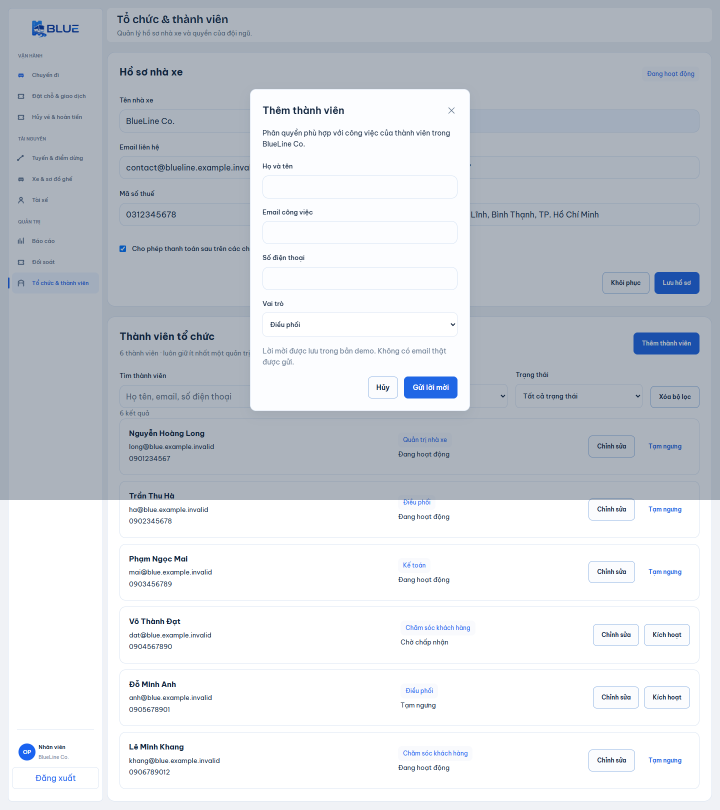
#> input picture docs/implementation/desktop-visual-polish/reviewed/operator-add-member.png, 1440 x 1619 px, given in place of admin-account-viewport.png, which was not available (shown at 1/2 size)
$ python gallery.py
#> lines starting #> are read from the running program, lines starting #| are printed output that depends on the picture
from pathlib import Path
from PIL import Image,ImageDraw
import html,json
root=Path(__file__).parent
sheet=Image.new('RGB',(912,332),'#e5ebf3')
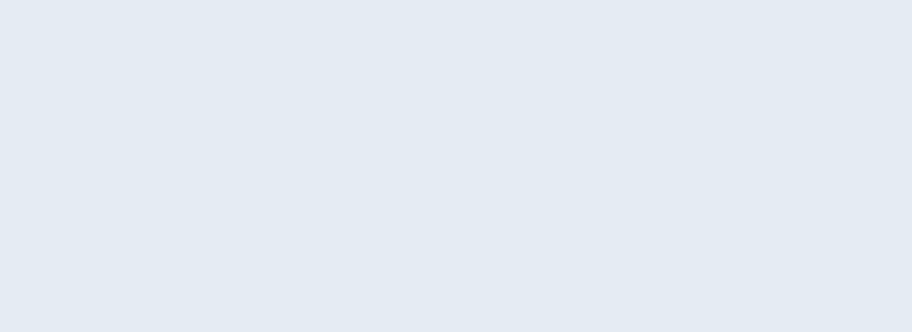
#> sheet: PIL image 912x332 RGB; mean R, G, B 229, 235, 243
d=ImageDraw.Draw(sheet)
for i,(phase,title) in enumerate([('before','Before'),('reviewed','After')]):
    img=Image.open(root/phase/'admin-account-viewport.png').convert('RGB')
#> img is the input picture: PIL image 1440x1619 RGB; mean R, G, B 208.1, 212.7, 219
    crop=img.crop((500,360,940,640))
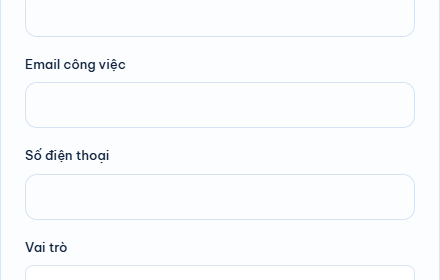
#> crop: PIL image 440x280 RGB; mean R, G, B 249.8, 251.2, 253.6
    sheet.paste(crop,(8+i*456,36));d.text((20+i*456,12),title,fill='#10243e')
#> after `sheet.paste(crop, (8 + i * 456, 36))`:
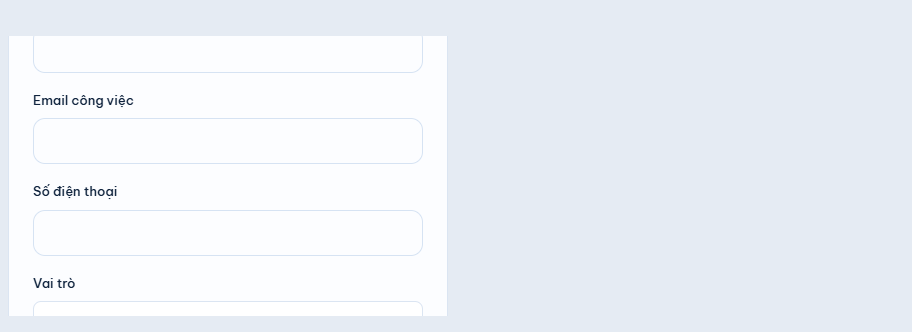
#> sheet: PIL image 912x332 RGB; mean R, G, B 237.5, 241.6, 247.3
#> pass 2 of the loop `for i,(phase,title) in enumerate([('before','Before'),('reviewed','Aft..`:
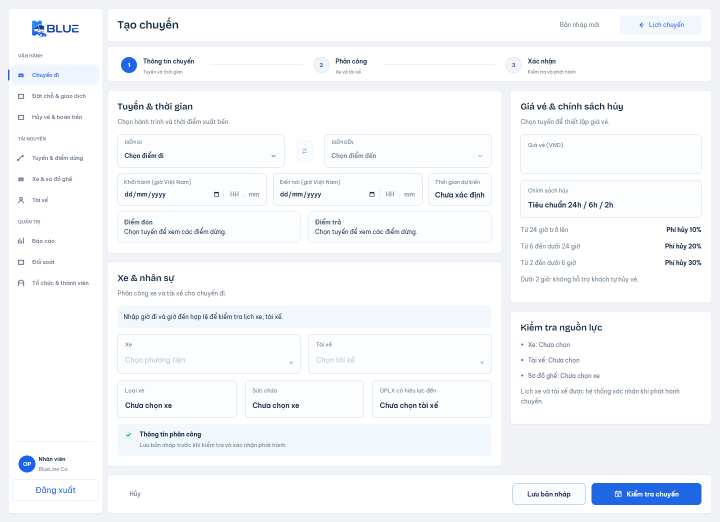
#> input picture docs/implementation/desktop-visual-polish/reviewed/operator-new-trip.png, 1440 x 1043 px, given in place of admin-account-viewport.png, which was not available (shown at 1/2 size)
#> img is the input picture: PIL image 1440x1043 RGB; mean R, G, B 245.8, 247.6, 250.7
#> `crop=img.crop((500,360,940,640))`:
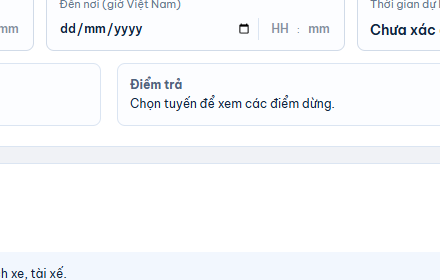
#> crop: PIL image 440x280 RGB; mean R, G, B 247.4, 248.9, 251.2
#> `sheet.paste(crop, (8 + i * 456, 36))`:
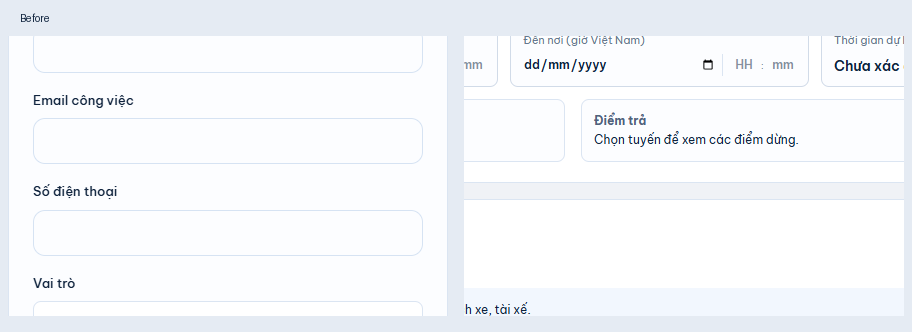
#> sheet: PIL image 912x332 RGB; mean R, G, B 244.9, 247.2, 250.6
sheet.save(root/'account-before-after.png')
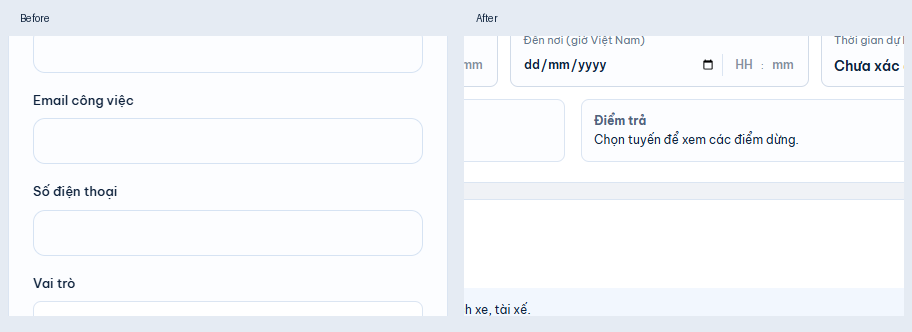
#> saved as account-before-after.png: PIL image 912x332 RGB; mean R, G, B 244.9, 247.2, 250.6
paths=sorted((root/'reviewed').glob('*-viewport.png'))
cards=''.join(f'<article data-group="{p.name.split("-")[0]}"><a href="reviewed/{p.name.replace("-viewport","")}"><img loading="lazy" src="reviewed/{p.name}" alt="{html.escape(p.stem)}"><span>{html.escape(p.stem.replace("-viewport",""))}</span></a></article>' for p in paths)
page='''<!doctype html><html lang="vi"><meta charset="utf-8"><meta name="viewport" content="width=device-width,initial-scale=1"><title>BLUE desktop visual review</title><style>body{font:15px/1.6 system-ui;background:#f2f5fa;color:#10243e;margin:32px}h1{margin-bottom:8px}nav{display:flex;gap:12px;margin:24px 0}button{padding:10px 20px;border:1px solid #c6d7eb;border-radius:8px;background:white;cursor:pointer}main{display:grid;grid-template-columns:repeat(3,minmax(0,1fr));gap:20px}article{background:white;border-radius:12px;overflow:hidden;border:1px solid #d6e0ed}article img{width:100%;display:block}a{color:inherit;text-decoration:none}article span{display:block;padding:12px;font-size:13px}header img{max-width:912px;width:100%;border-radius:12px}@media(max-width:1100px){main{grid-template-columns:repeat(2,minmax(0,1fr))}}</style><header><h1>BLUE · Desktop visual review</h1><p>Ảnh production thật, chụp theo trạng thái. Click để xem ảnh đầy đủ. Các ảnh là bằng chứng rà trực quan, không tự chứng minh độ giống Figma.</p><img src="account-before-after.png" alt="Account dialog before and after"></header><nav><button data-filter="all">Tất cả</button><button data-filter="customer">Customer</button><button data-filter="operator">Operator</button><button data-filter="admin">Admin</button></nav><main>'''+cards+'''</main><script>document.querySelectorAll('button[data-filter]').forEach(b=>b.onclick=()=>document.querySelectorAll('article').forEach(a=>a.hidden=b.dataset.filter!=='all'&&a.dataset.group!==b.dataset.filter));</script></html>'''
(root/'review-gallery.html').write_text(page,encoding='utf-8')
print('Reviewed viewport captures:',len(paths))
